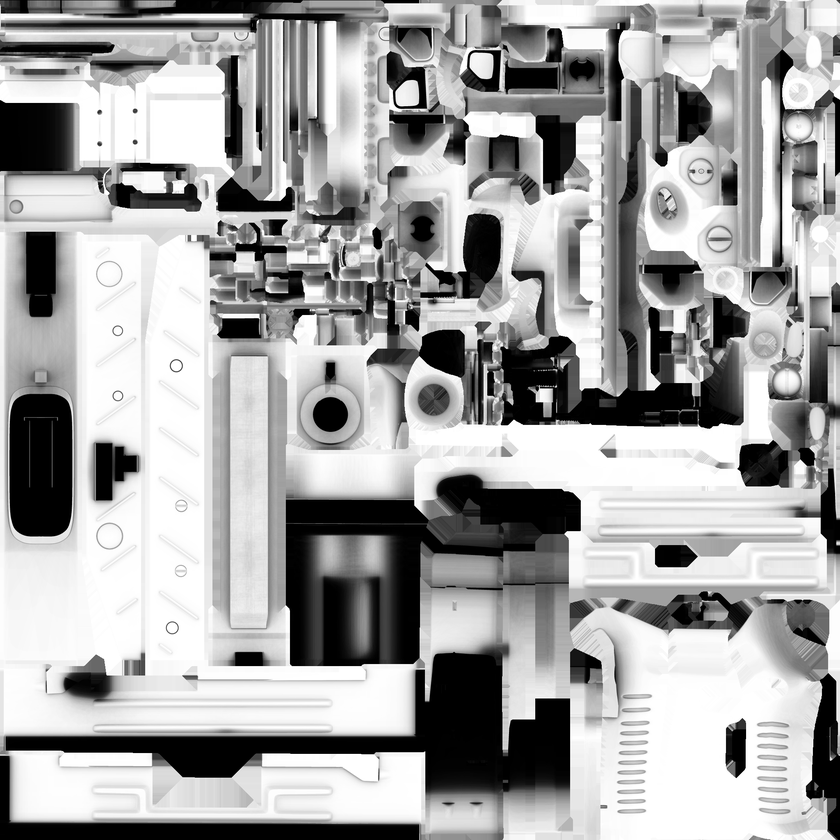
#> input picture assets/UZI_AO.png, 840 x 840 px, shrunk from 2048 x 2048 before the run
$ python crop.py ../assets/UZI_AO.png 5 5 5 5
#> lines starting #> are read from the running program, lines starting #| are printed output that depends on the picture
#!/usr/bin/env python3
"""Print a native-resolution ASCII map of a crop, '#' where the pixel is
darker than the local sky (geometry), with 2-level shading by darkness."""
import sys
import numpy as np
from PIL import Image

path, x0, y0, w, h = sys.argv[1], int(sys.argv[2]), int(sys.argv[3]), int(sys.argv[4]), int(sys.argv[5])
a = np.asarray(Image.open(path).convert("RGB")).astype(np.int16)
# local sky baseline: median of a wide band at the same row
base = np.median(a, axis=1, keepdims=True)
#> base = 840 rows, first 8: [109.5, 109.5, 109.5], [163, 163, 163], [152.5, 152.5, 152.5], [164, 164, 164], [164, 164, 164], [165, 165, 165], [158, 158, 158], [145, 145, 145]
d = (base - a).sum(axis=2)
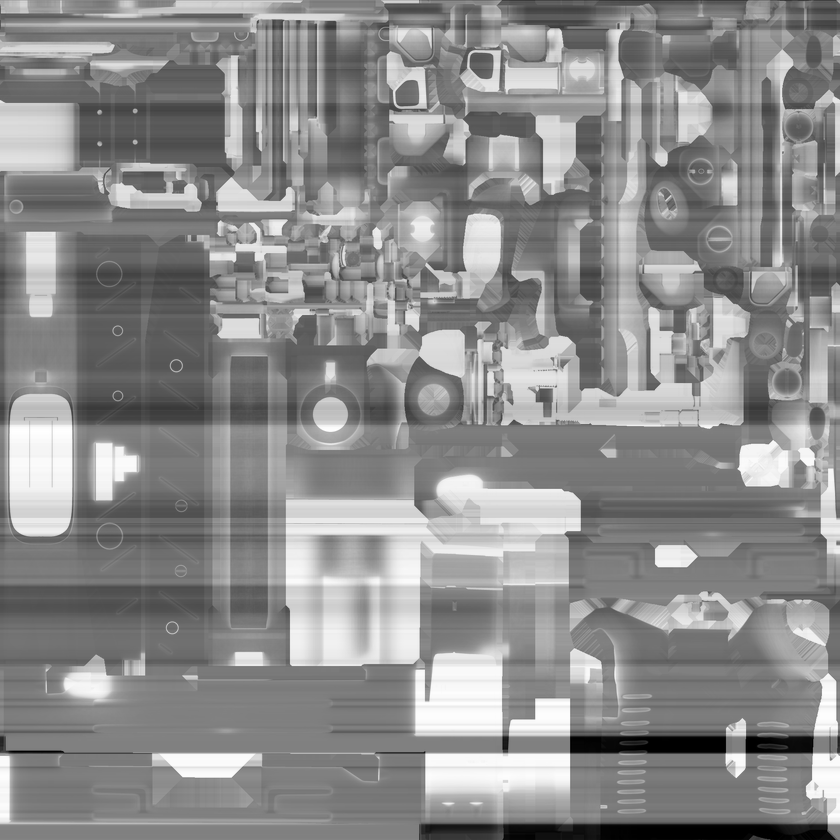
#> d: shape (840, 840) float64; min -765, max 750, mean 71.1; drawn with min black and max white
crop = d[y0:y0+h, x0:x0+w]
#> crop = [[321, 324, 312, 318, 366], [297, 309, 306, 315, 339], [279, 297, 312, 315, 315], [294, 297, 303, 309, 309], [291, 300, 303, 312, 315]]
rows = np.median(base[y0:y0+h], axis=1, keepdims=True)
#> rows = [[165, 165, 165], [158, 158, 158], [145, 145, 145], [132, 132, 132], [129, 129, 129]]
d2 = (rows - a[y0:y0+h, x0:x0+w]).sum(axis=2)
#> d2 has the same summary as crop
print(f"crop {path} x{x0}..{x0+w} y{y0}..{y0+h}")
hdr = "     " + "".join(str((x0+c)//10 % 10) for c in range(w))
hdr2 = "     " + "".join(str((x0+c) % 10) for c in range(w))
print(hdr); print(hdr2)
for r in range(h):
    line = ""
    for c in range(w):
        v = d2[r, c]
        line += "#" if v > 170 else ("+" if v > 90 else ("-" if v > 45 else ("." if v > 15 else " ")))
    print(f"{y0+r:4d} |{line}|")

$ run again, on assets/UZI_Metallic.png
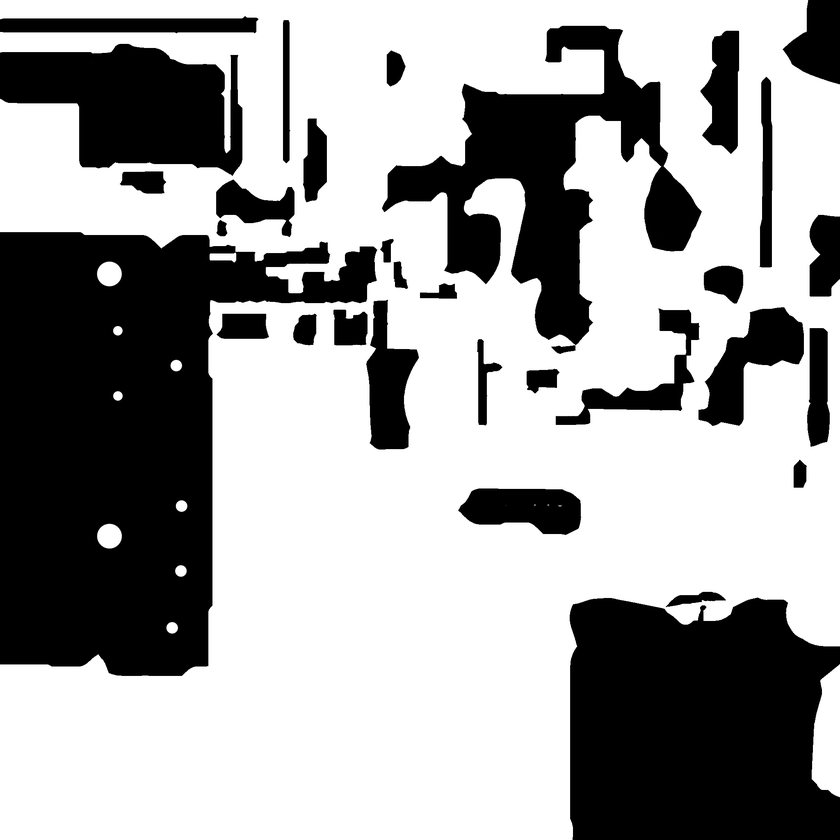
#> input picture assets/UZI_Metallic.png, 840 x 840 px, shrunk from 2048 x 2048 before the run
#> base = 840 rows, first 8: [255, 255, 255], [255, 255, 255], [255, 255, 255], [255, 255, 255], [255, 255, 255], [255, 255, 255], [255, 255, 255], [255, 255, 255]
#> `d = (base - a).sum(axis=2)`:
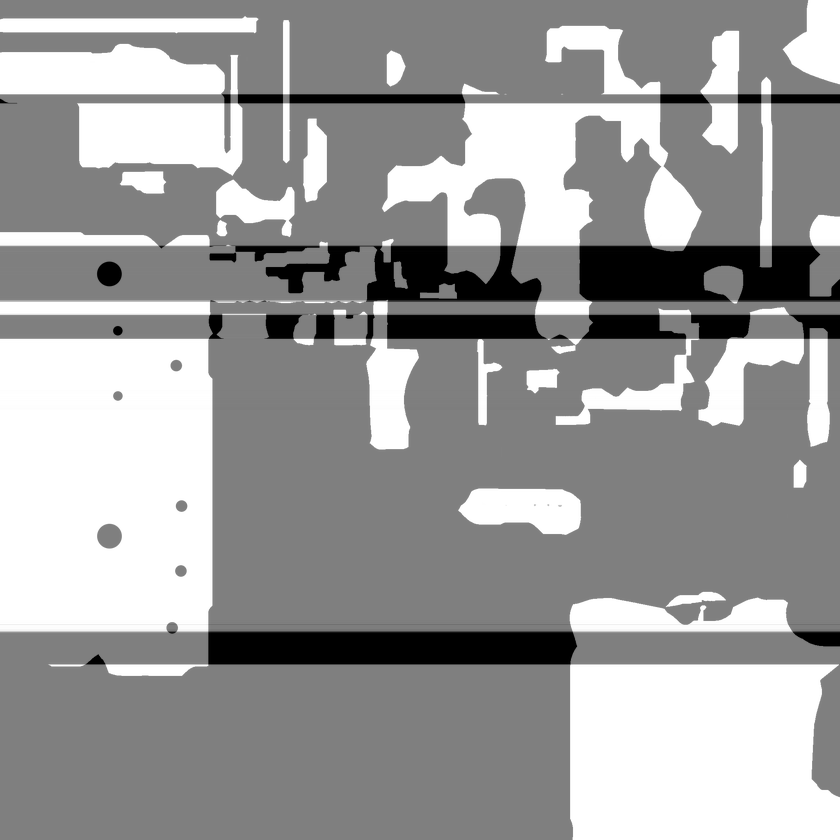
#> d: shape (840, 840) float64; min -765, max 765, mean 169.7; drawn with min black and max white
#> crop = [[0, 0, 0, 0, 0], [0, 0, 0, 0, 0], [0, 0, 0, 0, 0], [0, 0, 0, 0, 0], [0, 0, 0, 0, 0]]
#> rows = [[255, 255, 255], [255, 255, 255], [255, 255, 255], [255, 255, 255], [255, 255, 255]]
#> d2 has the same summary as crop
